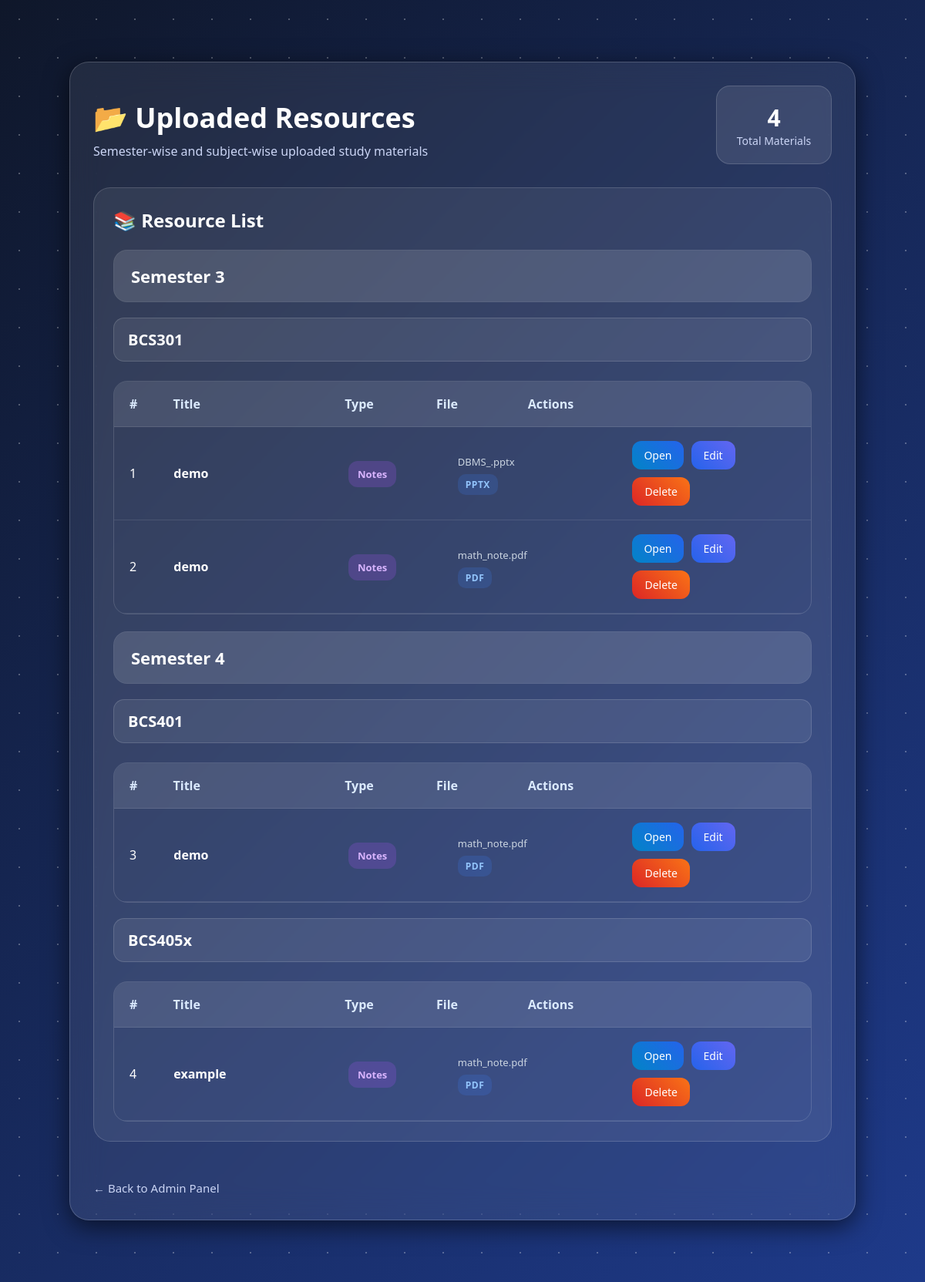
Page /admin-resources (signed in) on the earlier database version.
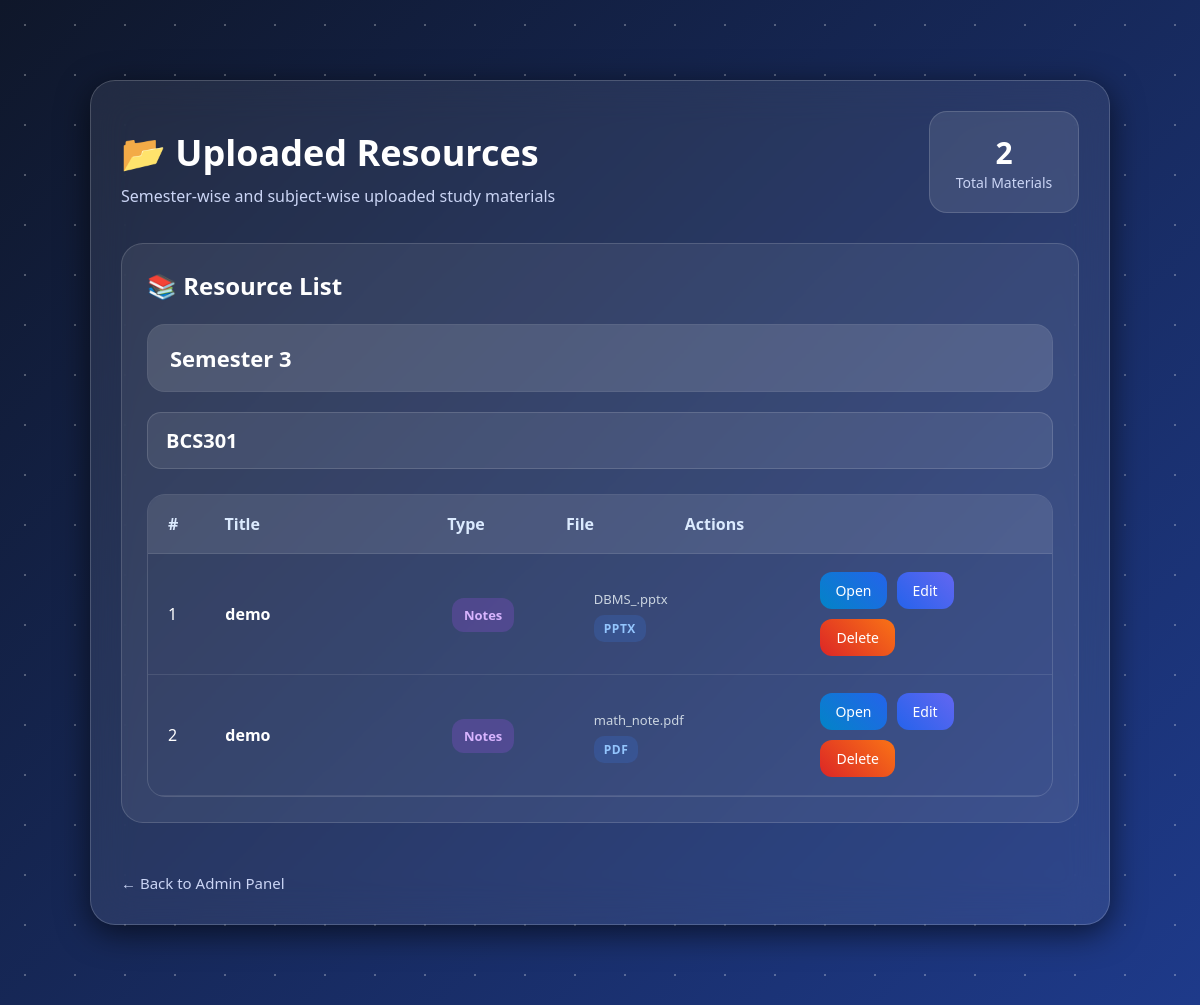
Same page on the later database version.
### tables this page shows
CREATE TABLE materials (
            id INTEGER PRIMARY KEY AUTOINCREMENT,
            title TEXT,
            semester TEXT,
            subject TEXT,
            resource_type TEXT,
            filename TEXT
        );

### app.py (the view)
@app.route("/admin-resources")
def admin_resources():
    auth = admin_required()
    if auth:
        return auth
    conn = sqlite3.connect("database.db")
    cursor = conn.cursor()
    cursor.execute("""
        SELECT id, title, semester, subject, resource_type, filename
        FROM materials
        ORDER BY
        CAST(REPLACE(semester, 'Semester ', '') AS INTEGER),
        subject,
        resource_type
    """)
    materials = cursor.fetchall()
    conn.close()
    return render_template("admin-resources.html", materials=materials)

### app.py (called while the page is built)
def admin_required():
    if "admin" not in session:
        return redirect("/admin-login")
    return None

### templates/admin-resources.html (shortened to what this page needs)
<!DOCTYPE html>
<html lang="en">
<head>
<link rel="stylesheet" href="{{ url_for('static', filename='style.css') }}">
</head>
<body>
<div class="particles"></div>
<div class="manage-container">
    <div class="manage-header">
        <div>
            <h1>📂 Uploaded Resources</h1>
            <p>Semester-wise and subject-wise uploaded study materials</p>
        </div>
        <div class="stats-box">
            <div class="stat-card">
                <h3>{{ materials|length }}</h3>
                <p>Total Materials</p>
            </div>
        </div>
    </div>
    <div class="subjects-section">
        <h2>📚 Resource List</h2>
        {% set ns = namespace(current_semester='', current_subject='') %}
        {% for item in materials %}
            {% if ns.current_semester != item[2] %}
                {% set ns.current_semester = item[2] %}
                {% set ns.current_subject = '' %}
                <div class="semester-block">
                    <div class="semester-title">
                        <h3>{{ item[2] }}</h3>
                    </div>
                </div>
            {% endif %}
            {% if ns.current_subject != item[3] %}
                {% set ns.current_subject = item[3] %}
                <div class="subject-resource-title">
                    <h4>{{ item[3] }}</h4>
                </div>
                <div class="resource-table">
                    <div class="resource-row resource-heading">
                        <div>#</div>
                        <div>Title</div>
                        <div>Type</div>
                        <div>File</div>
                        <div>Actions</div>
                    </div>
            {% endif %}
                    <div class="resource-row grouped-resource-row">
                        <div>{{ loop.index }}</div>
                        <div>
                            <strong>{{ item[1] }}</strong>
                        </div>
                        <div>
                            <span class="tag important-tag">
                                {{ item[4] }}
                            </span>
                        </div>
                        <div>
                            <small>
                                {{ item[5] }}
                                <br>
                                {% set ext = item[5].split('.')[-1].upper() %}
                                <span class="file-badge">
                                    {{ ext }}
                                </span>
                            </small>
                        </div>
                        <div class="resource-actions">
                            <a href="/view-file/{{ item[5] }}"
                               target="_blank"
                               class="open-btn">
                               Open
                            </a>
                            <a href="/edit-material/{{ item[0] }}"
                               class="edit-btn">
                               Edit
                            </a>
                            <a href="/delete-material/{{ item[0] }}"
                               class="delete-btn"
                               onclick="return confirm('Are you sure you want to delete this material?')">
                               Delete
                            </a>
                        </div>
                    </div>
            {% set next_item = materials[loop.index] if not loop.last else None %}
            {% if loop.last or next_item[3] != item[3] or next_item[2] != item[2] %}
                </div>
            {% endif %}
        {% endfor %}
    </div>
    <a href="/admin-panel" class="back-link">← Back to Admin Panel</a>
</div>
</body>
</html>

### static/style.css (style rules this page uses)
* { margin:0; padding:0; box-sizing:border-box; }
body { font-family:'Segoe UI',sans-serif; min-height:100vh; overflow-x:hidden; overflow-y:auto; display:flex; justify-content:center; align-items:flex-start; background:linear-gradient( 135deg, #0f172a, #1e3a8a ); padding:40px 0; }
.particles { position:absolute; top:0; left:0; width:100%; height:100%; overflow:hidden; z-index:0; }
.particles::before, .particles::after { content:""; position:absolute; width:200%; height:200%; background-image: radial-gradient( white 1px, transparent 1px ); background-size:50px 50px; opacity:.15; animation:moveParticles 20s linear infinite; }
h1 { font-size:42px; color:white; margin:10px 0; }
.back-link { display:inline-block; margin-top:20px; color:#cbd5f5; text-decoration:none; font-size:15px; }
.manage-container { position:relative; z-index:1; width:85%; max-width:1200px; margin:40px auto; padding:30px; border-radius:25px; background:rgba(255,255,255,.08); backdrop-filter:blur(20px); -webkit-backdrop-filter:blur(20px); border:1px solid rgba(255,255,255,.18); box-shadow:0 8px 32px rgba(0,0,0,.6); color:white; }
.manage-header { display:flex; justify-content:space-between; align-items:center; gap:20px; margin-bottom:30px; }
.manage-header h1 { font-size:36px; margin-bottom:8px; }
.manage-header p { color:#cbd5f5; }
.stats-box { display:flex; gap:20px; }
.stat-card { min-width:150px; padding:20px; border-radius:18px; background:rgba(255,255,255,.10); border:1px solid rgba(255,255,255,.15); text-align:center; }
.stat-card h3 { font-size:30px; color:white; }
.stat-card p { color:#cbd5f5; font-size:14px; }
.add-subject-box, .subjects-section { padding:25px; border-radius:22px; background:rgba(255,255,255,.07); border:1px solid rgba(255,255,255,.15); margin-bottom:30px; }
.add-subject-box h2, .subjects-section h2 { margin-bottom:8px; }
.semester-block { margin-top:22px; border-radius:18px; background:rgba(255,255,255,.06); border:1px solid rgba(255,255,255,.13); overflow:hidden; }
.semester-title { padding:18px 22px; background:rgba(255,255,255,.08); }
.semester-title h3 { font-size:22px; }
.tag { padding:8px 12px; border-radius:12px; font-size:13px; font-weight:600; }
.important-tag { background:rgba(168,85,247,.22); color:#d8b4fe; }
.edit-btn, .delete-btn { text-decoration:none; padding:9px 16px; border-radius:12px; color:white; font-size:14px; transition:.3s; }
.edit-btn { background:linear-gradient(45deg,#2563eb,#6366f1); }
.delete-btn { background:linear-gradient(45deg,#dc2626,#f97316); }
.resource-table { width:100%; margin-top:25px; border-radius:18px; overflow:hidden; border:1px solid rgba(255,255,255,.15); }
.resource-row { display:grid; grid-template-columns:.4fr 2fr 1fr 1fr 1.2fr 2fr; align-items:center; gap:15px; padding:18px 20px; border-bottom:1px solid rgba(255,255,255,.10); color:white; }
.resource-heading { background:rgba(255,255,255,.10); font-weight:700; color:#dbeafe; }
.resource-row small { color:#cbd5e1; font-size:13px; }
.resource-actions { display:flex; gap:10px; flex-wrap:wrap; }
.open-btn { text-decoration:none; padding:9px 15px; border-radius:12px; background:linear-gradient(45deg,#0284c7,#2563eb); color:white; font-size:14px; }
.subject-resource-title { margin-top:20px; padding:14px 18px; border-radius:14px; background:rgba(255,255,255,.08); border:1px solid rgba(255,255,255,.14); color:white; }
.subject-resource-title h4 { font-size:20px; }
.grouped-resource-row { grid-template-columns:.4fr 2fr 1.2fr 2fr 2fr; }
.file-badge { display:inline-block; margin-top:6px; padding:5px 10px; border-radius:10px; background:rgba(59,130,246,.18); color:#93c5fd; font-size:12px; font-weight:600; letter-spacing:.5px; }

Differences in the rows shown:
removed materials: semester "Semester 4", subject "BCS401", title "demo", resource_type "Notes", filename "math_note.pdf", ext "PDF"
removed materials: subject "BCS405x", title "example", resource_type "Notes", filename "math_note.pdf", ext "PDF"
Other differences:
{{ materials|length }}: "4" → "2"
